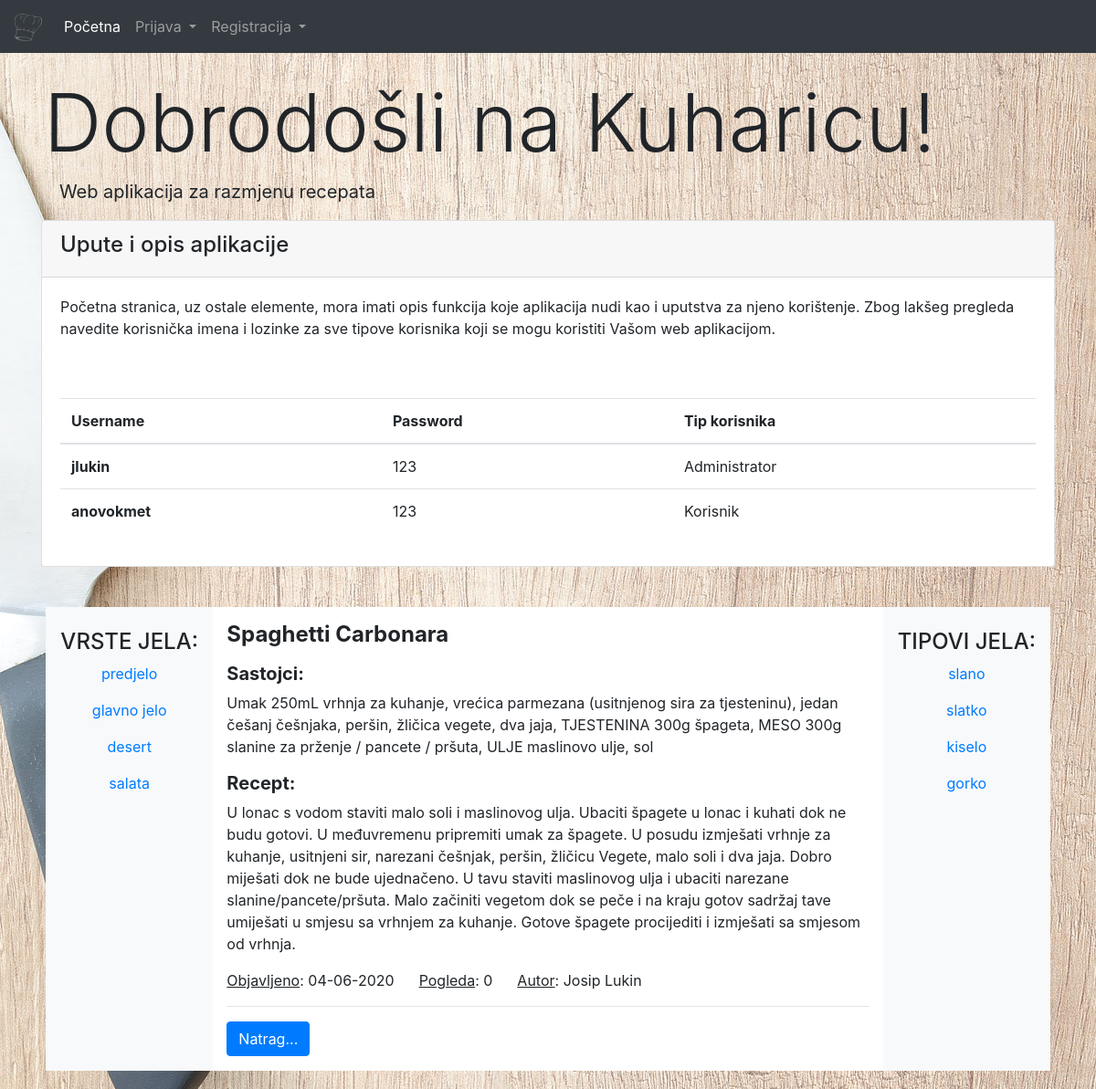
Before: /?a=recept&id=1 with the older database file.
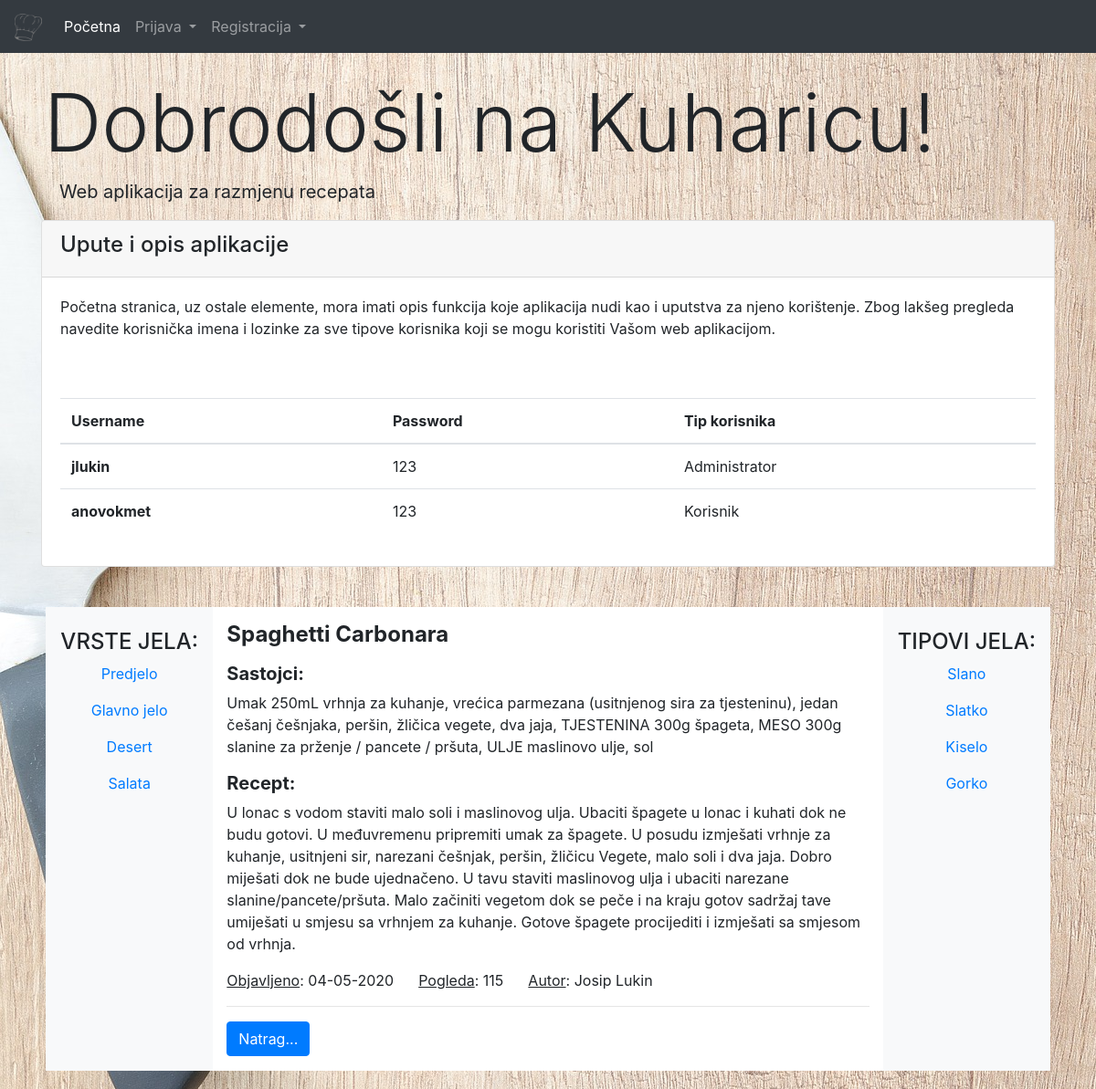
After: the same page with the newer database file.
### tables this page shows
CREATE TABLE IF NOT EXISTS `vrsta_jela` (
  `id` int(10) UNSIGNED NOT NULL AUTO_INCREMENT,
  `naziv` varchar(50) NOT NULL,
  PRIMARY KEY (`id`)
);

CREATE TABLE IF NOT EXISTS `recept` (
  `id` int(10) UNSIGNED NOT NULL AUTO_INCREMENT,
  `naslov` varchar(50) NOT NULL,
  `vk_autora` int(11) NOT NULL,
  `vk_vrsta_jela` int(11) NOT NULL,
  `datum_objavljivanja` date NOT NULL,
  `sastojci` varchar(300) NOT NULL,
  `opis` varchar(500) NOT NULL,
  `tekst_recepta` varchar(800) NOT NULL,
  `ocjena` int(11) NOT NULL,
  `br_pregleda` int(11) NOT NULL,
  PRIMARY KEY (`id`),
  KEY `vk_autora` (`vk_autora`),
  KEY `vk_vrsta_jela` (`vk_vrsta_jela`)
);

CREATE TABLE IF NOT EXISTS `tip` (
  `id` int(10) UNSIGNED NOT NULL AUTO_INCREMENT,
  `naziv` varchar(50) NOT NULL,
  PRIMARY KEY (`id`)
);

### Help/database.php (called while the page is built, shortened)
<?php
class kuharica_baza {
    public static function connect() {
        $c = new mysqli(self::host, self::user, self::pass, self::database);
        $c->query("SET CHARACTER SET utf8");
        return $c;
    }
}
?>

### index.php (called while the page is built, shortened)
<?php
require_once ('Controller/ManagerVrsta_jela.php');
require_once ('Help/database.php');
require_once ('Model/ModelVrsta_jela.php');
require_once ('Model/ModelRecept.php');
require_once ('Controller/ManagerTip.php');
require_once ('Model/ModelTip.php');
$vjm = new ManagerVrsta_jela();
$vt = new ManagerTip();
if (!isset($_GET['a'])) {
    $a = '';
} else {
    $a = $_GET['a'];
}
switch ($a) {
    case 'recept':
                    $recept = new Recept($_GET['id']);
                    $vrsta_jela = $vjm->getVrsta_jela();
                    $vrsta_tipa = $vt->getTip();
                    break;
}
include_once './View/Pocetna.php';
?>

### Controller/ManagerVrsta_jela.php (called while the page is built, shortened)
<?php
class ManagerVrsta_jela{
    private $vise_vrsta_jela = array();
    private $c;
    public function __construct(){
            $this->c = kuharica_baza::connect();
    }
    public function getVrsta_jela(){
        $sql = "SELECT * FROM vrsta_jela";
        $r = $this->c->query($sql);
        while($row = $r->fetch_assoc()){
            $v = new Vrsta_jela();
            $v->setId($row['id']);
            $v->setNaziv($row['naziv']);
            $this->vise_vrsta_jela[] = $v;
        }
        return $this->vise_vrsta_jela;
    }
}
?>

### Model/ModelVrsta_jela.php (called while the page is built, shortened)
<?php
class Vrsta_jela {
    private $id;
    private $naziv;
    public function getId(){return $this->id; }
    public function getNaziv(){return $this->naziv; }
    public function setId($id){ $this->id = $id; }
    public function setNaziv($naziv){ $this->naziv = $naziv; }
}
?>

### Model/ModelRecept.php (called while the page is built, shortened)
<?php
class Recept {
    private $naslov;
    private $vk_autora;
    private $datum;
    private $sastojci;
    private $tekst_recepta;
    private $br_pregleda;
    public function __construct($id=null){
        if($id){
            $c = kuharica_baza::connect();
            $sql = "SELECT * FROM recept WHERE id = $id LIMIT 1";
            $r = $c->query($sql);
            $red = $r->fetch_assoc();
            $this->naslov=$red['naslov'];
            $this->vk_autora=$red['vk_autora'];
            $this->datum = $red['datum_objavljivanja'];
            $this->sastojci=$red['sastojci'];
            $this->tekst_recepta=$red['tekst_recepta'];
            $this->br_pregleda=$red['br_pregleda'];
        }
    }
    public function getImeAutora(){
        $c = kuharica_baza::connect();
        $sql = "SELECT * FROM korisnik WHERE id = $this->vk_autora LIMIT 1";
        $r = $c->query($sql);
        $red = $r->fetch_assoc();
        $this->autor = $red['ime']." ".$red['prezime'];
        return $this->autor;
    }
    public function getNaslov(){return $this->naslov;}
    public function getDatum(){return $this->datum;}
    public function getSastojci(){return $this->sastojci;}
    public function getTekstRecepta(){return $this->tekst_recepta;}
    public function getBrojPregleda(){return $this->br_pregleda;}
}
?>

### Controller/ManagerTip.php (called while the page is built, shortened)
<?php
class ManagerTip {
    private $vise_vrsta_tipova = array();
    private $c;
    public function __construct(){
            $this->c = kuharica_baza::connect();
    }
    public function getTip(){
        $sql = "SELECT * FROM tip";
        $r = $this->c->query($sql);
        while($row = $r->fetch_assoc()){
            $v = new Tip();
            $v->setId($row['id']);
            $v->setNaziv($row['naziv']);
            $this->vise_vrsta_tipova[] = $v;
        }
        return $this->vise_vrsta_tipova;
    }
}
?>

### Model/ModelTip.php (called while the page is built, shortened)
<?php
class Tip {
    private $id;
    private $naziv;
    public function getId(){return $this->id; }
    public function getNaziv(){return $this->naziv; }
    public function setId($id){ $this->id = $id; }
    public function setNaziv($naziv){ $this->naziv = $naziv; }
}
?>

### View/prikazVrste_jela.php (the view)
<?php
foreach ($vrsta_jela as $v){
    echo '<p><a href="?a=vrsta_jela&id='.$v->getId().'">'.$v->getNaziv().'</a></p>';
}
?>

### View/prikazRecept.php (shortened to what this page needs)
<html>
    <div>
    <p><h4><strong><?php echo $recept->getNaslov(); ?></strong></h4></p>
    <p><h5><strong>Sastojci:</strong></h5><?php echo $recept->getSastojci(); ?></p>
    <p><h5><strong>Recept:</strong></h5><?php echo $recept->getTekstRecepta(); ?></p>
    <p><u>Objavljeno</u>: <?php echo date_format(date_create($recept->getDatum()),'d-m-Y'); ?>&nbsp&nbsp&nbsp&nbsp&nbsp
    <u>Pogleda</u>: <?php echo $recept->getBrojPregleda(); ?>&nbsp&nbsp&nbsp&nbsp&nbsp
    <u>Autor</u>: <?php echo $recept->getImeAutora(); ?></p>
    <hr>
    <p><a class="btn btn-primary" href="<?php echo $_SERVER['SCRIPT_NAME']; ?>">Natrag...</a></p>
    </div>
</html>

### View/prikazTip.php
<?php
foreach ($vrsta_tipa as $v){
    echo '<p><a href="?a=tip&id='.$v->getId().'">'.$v->getNaziv().'</a></p>';
}
?>

Changed rows visible on the page:
changed vrsta_jela: naziv "predjelo" → "Predjelo"
changed vrsta_jela: naziv "glavno jelo" → "Glavno jelo"
changed vrsta_jela: naziv "desert" → "Desert"
changed vrsta_jela: naziv "salata" → "Salata"
changed recept "Spaghetti Carbonara": datum_objavljivanja "04-06-2020" → "04-05-2020"; br_pregleda "0" → "115"
changed tip: naziv "slano" → "Slano"
changed tip: naziv "slatko" → "Slatko"
changed tip: naziv "kiselo" → "Kiselo"
changed tip: naziv "gorko" → "Gorko"
